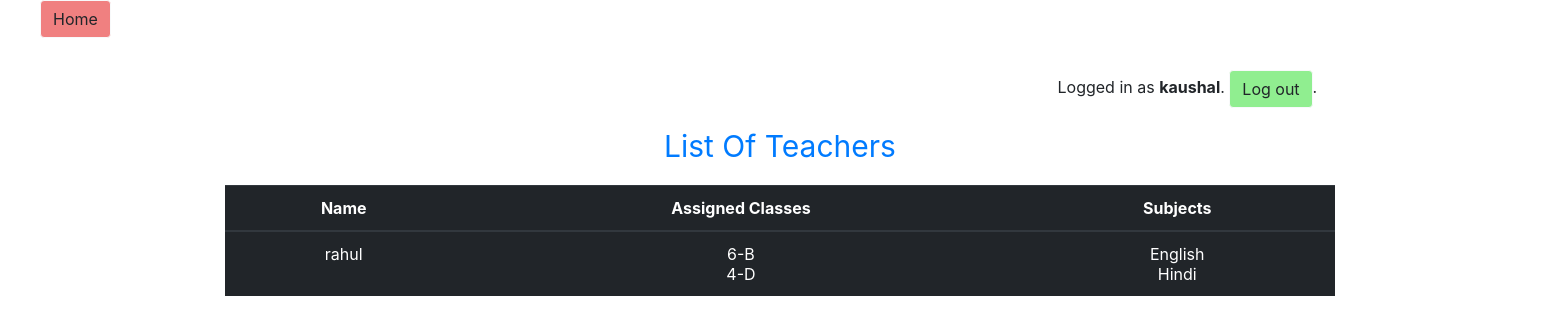
The page /teachers/ (signed in) on the database its author committed.
### user/models.py (models this page shows, shortened)
class User(AbstractUser):
    is_student = models.BooleanField(default=False)
    is_teacher = models.BooleanField(default=False)

class Teacher(models.Model):
	user = models.OneToOneField(User,on_delete=models.CASCADE,primary_key=True)
	assign_class = models.ManyToManyField(ClassesName)
	subjects = models.ManyToManyField(Subjects)

class ClassesName(models.Model):
	name = models.CharField(max_length=3)
	def __str__(self):
		return self.name

class Subjects(models.Model):
	name = models.CharField(max_length=12)
	def __str__(self):
		return self.name

### book/views.py (the view)
# urls.py: path('teachers/',views.teachers,name='teachers'),
@login_required
def teachers(request):
    if request.user.is_teacher or request.user.is_superuser:
        teacher=Teacher.objects.all()
        return render(request,'teacher.html',{'teachers':teacher})
    else :
        return HttpResponse('User Is Not Authorized')

### book/templates/teacher.html (shortened to what this page needs)
<head>
	<link rel="stylesheet" href="https://maxcdn.bootstrapcdn.com/bootstrap/4.0.0/css/bootstrap.min.css">
</head>
<body>
	 <ul id="nav">
            <a href="{% url 'home' %}" class="btn btn-light Home">Home</a>
          </ul>
{% if user.is_authenticated %}
<div class="container">
   <p class="pt-3" style="position: relative;
    left: 75%;">Logged in as <strong>{{ user.username }}</strong>. <a href="{% url 'logout' %}" class="btn btn-light logout" role="button">Log out</a>.</p>
   {% endif %}
   <center>
 	<p class="text-primary list_of_students">List Of Teachers </p>
	</center>
<table class="table table-dark" id="example" style="width: 100%">
	<thead>
		<tr style="text-align: center;" >
			<th> Name </th>
			<th> Assigned Classes </th>
			<th> Subjects </th>
		</tr>
  </thead>
		<tbody>
		{% for teacher in teachers %}
    	<tr style="text-align: center;">
			<td>{{teacher.user}}</td>
			<td>{% for class in teacher.assign_class.all %} {{class}}<br>{% endfor %}</td>
			<td>{% for subject in teacher.subjects.all %}{{subject}}<br>{% endfor %}</td>
		</tr>
		{% endfor %}
    </tbody>
   </table>
</div>
</body>

### book/templates/teacher.html (style rules this page uses)
.logout { color: #212529; background-color: lightgreen; border-color: #f8f9fa; }
.list_of_students { font-size: 30px; }
.Home { color: #212529; background-color: lightcoral; border-color: #f8f9fa; }

### rows shown on the page
User: username "kaushal"
Teacher: user "rahul"
ClassesName: name "6-B"
ClassesName: name "4-D"
Subjects: name "English"
Subjects: name "Hindi"
